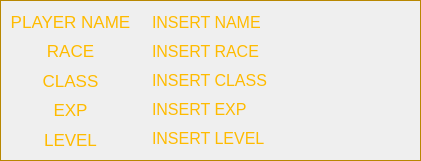
     <widget class="QFrame" name="frame_16">
      <property name="geometry">
       <rect>
        <x>210</x>
        <y>830</y>
        <width>421</width>
        <height>161</height>
       </rect>
      </property>
      <property name="styleSheet">
       <string notr="true">QFrame { 
	color: rgb(184, 135, 0);
} </string>
      </property>
      <property name="frameShape">
       <enum>QFrame::Box</enum>
      </property>
      <property name="frameShadow">
       <enum>QFrame::Plain</enum>
      </property>
      <widget class="QWidget" name="layoutWidget">
       <property name="geometry">
        <rect>
         <x>10</x>
         <y>10</y>
         <width>121</width>
         <height>141</height>
        </rect>
       </property>
       <layout class="QVBoxLayout" name="verticalLayout_22">
        <item>
         <widget class="QLabel" name="nameLabel">
          <property name="font">
           <font>
            <pointsize>13</pointsize>
           </font>
          </property>
          <property name="styleSheet">
           <string notr="true">color: rgb(255, 187, 0);
background:transparent;</string>
          </property>
          <property name="text">
           <string>PLAYER NAME</string>
          </property>
          <property name="alignment">
           <set>Qt::AlignCenter</set>
          </property>
         </widget>
        </item>
        <item>
         <widget class="QLabel" name="raceLabel">
          <property name="font">
           <font>
            <pointsize>13</pointsize>
           </font>
          </property>
          <property name="styleSheet">
           <string notr="true">color: rgb(255, 187, 0);
background:transparent;</string>
          </property>
          <property name="text">
           <string>RACE</string>
          </property>
          <property name="alignment">
           <set>Qt::AlignCenter</set>
          </property>
         </widget>
        </item>
        <item>
         <widget class="QLabel" name="classLabel">
          <property name="font">
           <font>
            <pointsize>13</pointsize>
           </font>
          </property>
          <property name="styleSheet">
           <string notr="true">color: rgb(255, 187, 0);
background:transparent;</string>
          </property>
          <property name="text">
           <string>CLASS</string>
          </property>
          <property name="alignment">
           <set>Qt::AlignCenter</set>
          </property>
         </widget>
        </item>
        <item>
         <widget class="QLabel" name="expLabel">
          <property name="font">
           <font>
            <pointsize>13</pointsize>
           </font>
          </property>
          <property name="styleSheet">
           <string notr="true">color: rgb(255, 187, 0);
background:transparent;</string>
          </property>
          <property name="text">
           <string>EXP</string>
          </property>
          <property name="alignment">
           <set>Qt::AlignCenter</set>
          </property>
         </widget>
        </item>
        <item>
         <widget class="QLabel" name="levelLabel">
          <property name="sizePolicy">
           <sizepolicy hsizetype="Preferred" vsizetype="Minimum">
            <horstretch>0</horstretch>
            <verstretch>0</verstretch>
           </sizepolicy>
          </property>
          <property name="font">
           <font>
            <pointsize>13</pointsize>
           </font>
          </property>
          <property name="styleSheet">
           <string notr="true">color: rgb(255, 187, 0);
background:transparent;</string>
          </property>
          <property name="text">
           <string>LEVEL</string>
          </property>
          <property name="alignment">
           <set>Qt::AlignCenter</set>
          </property>
         </widget>
        </item>
       </layout>
       <zorder>nameLabel</zorder>
       <zorder>raceLabel</zorder>
       <zorder>expLabel</zorder>
       <zorder>levelLabel</zorder>
       <zorder>classLabel</zorder>
      </widget>
      <widget class="QWidget" name="verticalLayoutWidget_20">
       <property name="geometry">
        <rect>
         <x>150</x>
         <y>10</y>
         <width>261</width>
         <height>141</height>
        </rect>
       </property>
       <layout class="QVBoxLayout" name="verticalLayout_20">
        <item>
         <widget class="QLineEdit" name="nameVal">
          <property name="font">
           <font>
            <pointsize>12</pointsize>
           </font>
          </property>
          <property name="styleSheet">
           <string notr="true">color: rgb(255, 187, 0);
background:transparent;</string>
          </property>
          <property name="text">
           <string>INSERT NAME</string>
          </property>
          <property name="maxLength">
           <number>1000</number>
          </property>
          <property name="frame">
           <bool>false</bool>
          </property>
          <property name="alignment">
           <set>Qt::AlignLeading|Qt::AlignLeft|Qt::AlignVCenter</set>
          </property>
         </widget>
        </item>
        <item>
         <widget class="QLineEdit" name="raceVal">
          <property name="font">
           <font>
            <pointsize>12</pointsize>
           </font>
          </property>
          <property name="styleSheet">
           <string notr="true">color: rgb(255, 187, 0);
background:transparent;</string>
          </property>
          <property name="text">
           <string>INSERT RACE</string>
          </property>
          <property name="maxLength">
           <number>1000</number>
          </property>
          <property name="frame">
           <bool>false</bool>
          </property>
          <property name="alignment">
           <set>Qt::AlignLeading|Qt::AlignLeft|Qt::AlignVCenter</set>
          </property>
         </widget>
        </item>
        <item>
         <widget class="QLineEdit" name="classVal">
          <property name="font">
           <font>
            <pointsize>12</pointsize>
           </font>
          </property>
          <property name="styleSheet">
           <string notr="true">color: rgb(255, 187, 0);
background:transparent;</string>
          </property>
          <property name="text">
           <string>INSERT CLASS</string>
          </property>
          <property name="maxLength">
           <number>1000</number>
          </property>
          <property name="frame">
           <bool>false</bool>
          </property>
          <property name="alignment">
           <set>Qt::AlignLeading|Qt::AlignLeft|Qt::AlignVCenter</set>
          </property>
         </widget>
        </item>
        <item>
         <widget class="QLineEdit" name="expVal">
          <property name="font">
           <font>
            <pointsize>12</pointsize>
           </font>
          </property>
          <property name="styleSheet">
           <string notr="true">color: rgb(255, 187, 0);
background:transparent;</string>
          </property>
          <property name="text">
           <string>INSERT EXP</string>
          </property>
          <property name="maxLength">
           <number>1000</number>
          </property>
          <property name="frame">
           <bool>false</bool>
          </property>
          <property name="alignment">
           <set>Qt::AlignLeading|Qt::AlignLeft|Qt::AlignVCenter</set>
          </property>
         </widget>
        </item>
        <item>
         <widget class="QLineEdit" name="levelVal">
          <property name="font">
           <font>
            <pointsize>12</pointsize>
           </font>
          </property>
          <property name="styleSheet">
           <string notr="true">color: rgb(255, 187, 0);
background:transparent;</string>
          </property>
          <property name="text">
           <string>INSERT LEVEL</string>
          </property>
          <property name="maxLength">
           <number>1000</number>
          </property>
          <property name="frame">
           <bool>false</bool>
          </property>
          <property name="alignment">
           <set>Qt::AlignLeading|Qt::AlignLeft|Qt::AlignVCenter</set>
          </property>
         </widget>
        </item>
       </layout>
      </widget>
     </widget>
